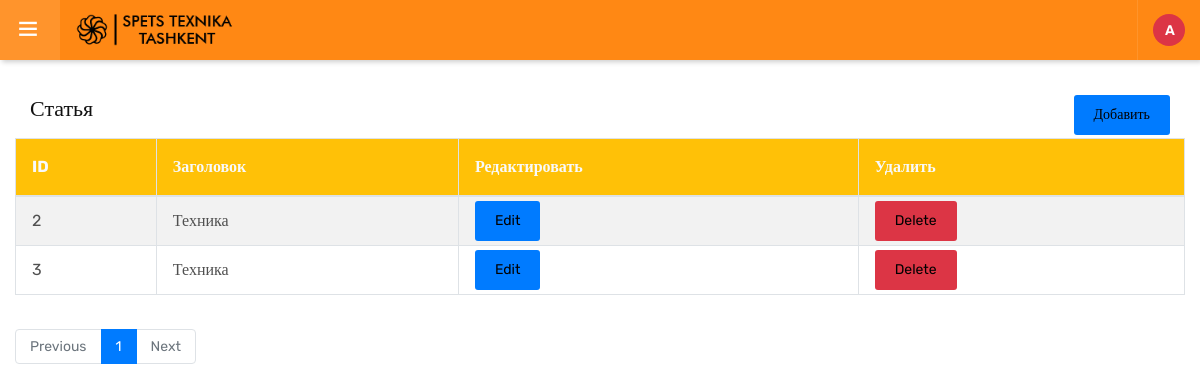
Screenshot of /dashboard/article/ (signed in) with the database file from the repository.
### blog/models.py (models this page shows, shortened)
class Article(models.Model):
    title = models.CharField(max_length=100, verbose_name="заглавие")

### dashboard/views.py (the view)
# urls.py: path('article/', ArticleGenericAPIView.as_view()),
@login_required(login_url='dashboard:login')
def article(request):
    queryset = Article.objects.all()
    paginator = Paginator(queryset, 10)
    page_number = request.GET.get('page')
    page_obj = paginator.get_page(page_number)
    return render(request, 'dashboard/article.html', context={"queryset": queryset, 'page_obj': page_obj})

### templates/dashboard/article.html (shortened to what this page needs)
{% extends "base.html" %}
{% load crispy_forms_tags %}
{% block body %}
    <div class="container">
    <div class="row">
        <div class="col-xl-12 col-md-12 col-sm-12 col-12">
            <h4>
                Статья
                <a style="float: right;" href="{% url 'dashboard:create_article' %}" class="btn btn-primary">Добавить</a>
            </h4>
        </div>
    {% if queryset %}
        <table class="slide tabel table-striped table-bordered mb-4">
            <thead class="table-bordered bg-warning">
                <tr>
                    <th class="py-1 px-3 text-light py-3">ID</th>
                    <th class="py-1 px-3 text-light py-3">Заголовок</th>
                    <th class="py-1 px-3 text-light py-3">Редактировать</th>
                    <th class="py-1 px-3 text-light py-3">Удалить</th>
                </tr>
            </thead>
            <tbody>
                {% for object in page_obj %}
                    <tr>
                        <td class="py-1 px-3">
                            {{ object.id }}
                        </td>
                        <td class="py-1 px-3">
                            {{ object.title }}
                        </td>
                        <td class="py-1 px-3">
                            <a href="{% url 'dashboard:update_article' object.id %}" class="btn btn-primary">
                                Edit
                            </a>
                        </td>
                        <td class="py-1 px-3">
                            <a href="{% url 'dashboard:delete_article' object.id %}" class="btn bg-danger">
                                Delete
                            </a>
                        </td>
                    </tr>
                {% endfor %}
            </tbody>
        </table>
        {% include "dashboard/includes/page_obj.html" %}
        {% else %}
        <h1 class="slide alert alert-danger">Не найден Статья</h1>
    {% endif %}
</div>
</div>
{% endblock %}

### staticfiles/assets/css/typography.css (style rules this page uses)
body { background-color: #fff; font-family: Rubik; font-size: 16px; font-weight: 400; color:#505050; padding: 0; margin: 0; overflow-x: hidden; -webkit-font-smoothing: antialiased; font-smoothing: antialiased; -moz-osx-font-smoothing: grayscale; scroll-behavior: smooth; }
a { color: #6f6f6f; outline: 0 none; text-decoration: none; }
table { background-color: transparent; width: 100%; }
table thead th { color: #333; }
table td { padding: 15px 10px; }
p, address, pre, hr, ul, ol, dl, dd, table { margin-bottom: 24px; }
h1, h2, h3, h4, h5, h6 { color: #111111; font-family: rubik; margin-top:0; }
h1 a, h2 a, h3 a, h4 a, h5 a, h6 a { color: inherit; }
h4 { font-size: 22px; line-height: 28px; margin-bottom: 15px; font-weight: 500; }

### staticfiles/assets/css/color/color-1.css (style rules this page uses)
:root { --primary: #4c1864; --sc-primary: #4d0a91; }
.bg-primary,.btn,.comments-area .comment-form p input[type="submit"],.pagination > .active > a,.pagination > .active > span,.pagination > .active > a:hover,.pagination > .active > span:hover,.pagination > .active > a:focus,.pagination > .active > span:focus,.feature-filters .active > [class*="btn"],.list-num-count > li:before,.pagination-bx.primary .pagination > li > a, .pagination-bx.primary .pagination > li > span,button.back-to-top,.rev-btn { background-color: #4c1864; }
a,.text-primary,.primary li:before,.menu-links .nav > li.active > a,.menu-links .nav > li:hover > a,.menu-links .nav > li .mega-menu > li ul a:hover,.menu-links .nav > li .sub-menu li:hover > a,footer a:active,footer a:focus,footer a:hover,footer h1 a,footer h2 a,footer h3 a,footer h4 a,footer h5 a,footer h6 a,footer p a,.testimonial-1 .testimonial-position,.acod-head a:after,.acod-head a,.acod-head a:hover,.acod-head a.collapsed:hover,.ttr-tabs .nav-tabs > li > a i,h1 a:hover,h2 a:hover,h3 a:hover,h4 a:hover,h5 a:hover,h6 a:hover,.btn.outline,.btn-link:hover { color: #4c1864; }
.course-info-list ul li a.active, .course-info-list ul li a:hover,.btn,.profile-tabnav .nav li a.active,button.back-to-top,.upcoming-event-carousel.owl-btn-1 .owl-prev, .upcoming-event-carousel.owl-btn-1 .owl-next,.courses-carousel .owl-nav .owl-next, .courses-carousel .owl-nav .owl-prev, .recent-news-carousel .owl-nav .owl-next, .recent-news-carousel .owl-nav .owl-prev, .testimonial-carousel .owl-nav .owl-next, .testimonial-carousel .owl-nav .owl-prev { background-color:#f7b205; color:#000; }

### staticfiles/assets/css/shortcodes/form.css (style rules this page uses)
.btn, .panel, .form-control, .img-thumbnail, .panel-head ing, .dropdown-menu, .panel-group .panel, .nav-tabs > li > a, .modal-content, .navbar-toggler, .nav-pills > li > a, .pager li > a, .pager li > span, .well, .alert, .list-group-item:first-child, .list-group-item:last-child, .input-group-addon, .btn-group-divides > .btn:not(:first-child):not(:last-child):not(.dropdown-toggle), .btn-group-divides > .btn:last-child:not(:first-child), .btn-group > .dropdown-toggle:not(:first-child), .ttr-booking-form .ttr-extra-services li .feature-box-lg, .ttr-booking-form .ttr-extra-services li.active .feature-box-lg:after, .widget_tag_cloud a, .searchform input[type="text"], .searchform input[type="submit"], ol.comment-list li.comment .comment-body { -webkit-border-radius: 0; -moz-border-radius: 0; border-radius: 0; }
a, .ttr-box, .btn, .form-control, .ov-box, .overlay-icon li a i, .feature-box-xl, .feature-box-lg, .feature-box-md, .feature-box-sm, .feature-box-xs, .navbar-toggler, .menu-logo, .menu-links .nav > li > a, .secondary-menu { -webkit-transition: all 0.2s linear; -moz-transition: all 0.2s linear; -ms-transition: all 0.2s linear; -o-transition: all 0.2s linear; transition: all 0.2s linear; }

### staticfiles/assets/css/shortcodes/button.css (style rules this page uses)
.btn { -moz-user-select: none; border: 1px solid rgba(0, 0, 0, 0); border-radius: 4px; display: inline-block; font-size: 16px; font-weight: 400; line-height: 1.25; padding: 8px 16px; text-align: center; transition: all 0.2s ease-in-out 0s; vertical-align: middle; white-space: nowrap; }
.btn-primary { background-color: #0275d8; border-color: #0275d8; color: #ffffff; }
.btn, .btn-secondry { color: #fff; padding: 10px 20px; display: inline-block; font-size: 14px; outline: none; cursor: pointer; outline: none; border-width: 0; border-style: solid; border-color: transparent; line-height: 1.42857; border-radius: 3px; font-weight: 400; text-align:center; font-family: rubik; }
.btn { background-color: #EFBB20; }

### templates/dashboard/article.html (style rules this page uses)
.btn-primary { background-color: #007bff !important; }

### rows the page displays
Article: id "2", title "Техника"
Article: id "3", title "Техника"

### other values shown
{{ i }} "1"
